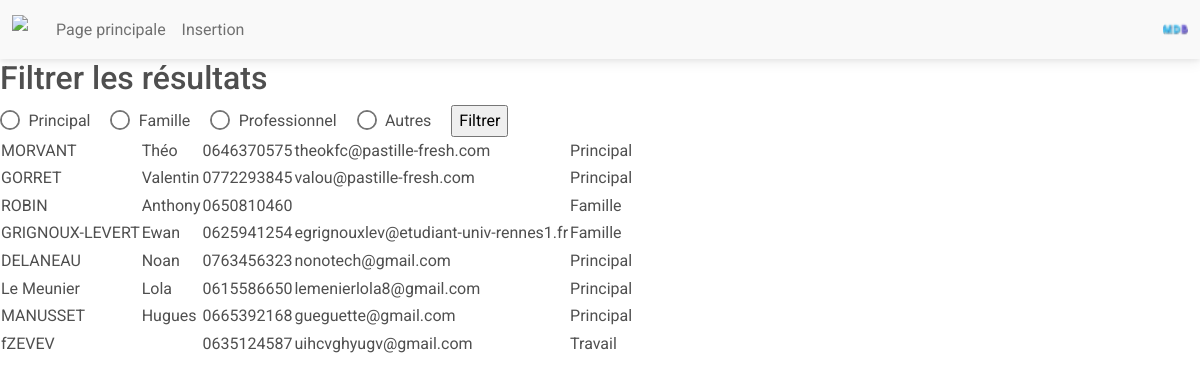
Page / (signed in) on the earlier database version.
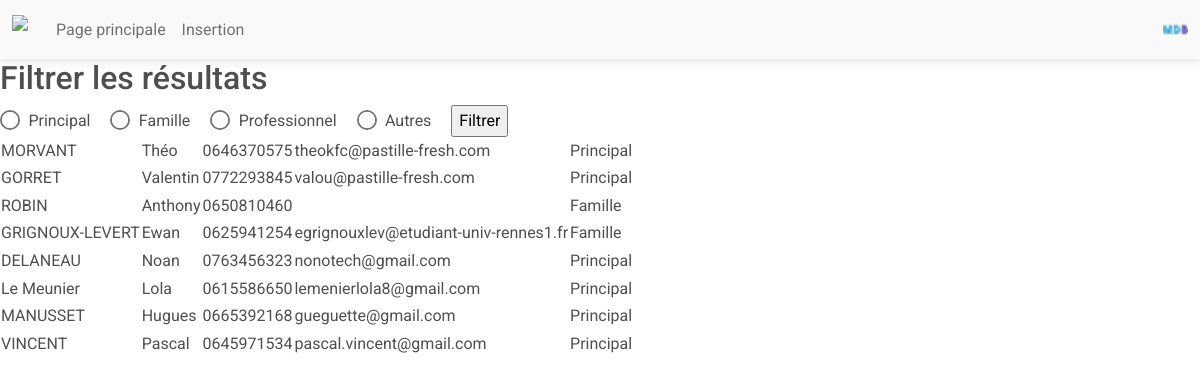
Same page on the later database version.
### tables this page shows
CREATE TABLE "Coordonnees" (
	"id"	INTEGER,
	"nom"	VARCHAR(30) NOT NULL,
	"prenom"	VARCHAR(30) NOT NULL,
	"phoneNumber"	VARCHAR(10),
	"email"	VARCHAR(40) CHECK("email" LIKE '%@%'),
	"idUsers"	INTEGER NOT NULL,
	"groups"	VARCHAR(10) NOT NULL CHECK("groups" IN ('Principal', 'Travail', 'Famille', 'Autre')),
	"socialMedia"	VARCHAR(100),
	PRIMARY KEY("id" AUTOINCREMENT),
	FOREIGN KEY("idUsers") REFERENCES "Users"("id") ON UPDATE CASCADE ON DELETE CASCADE
);

### index.php (the view, shortened to what this page needs)
<!DOCTYPE html>
<html lang="fr">
    <head>
        <link href="http://localhost/WEB2/IUT-Projet-WEB/style.css" rel="stylesheet" type="text/css">
        <link rel="stylesheet" href="https://cdnjs.cloudflare.com/ajax/libs/font-awesome/6.0.0/css/all.min.css%22/%3E">
        <link rel="stylesheet" href="css/mdb.min.css" />
    </head>
    <body>
        <nav class="navbar navbar-expand-lg navbar-light bg-light">
            <div class="container-fluid">
                <div class="collapse navbar-collapse" id="navbarSupportedContent">
                    <a class="navbar-brand mt-2 mt-lg-0">
                        <img src="#" height="30" loading="lazy"/>
                    </a>
                    <ul class="navbar-nav me-auto mb-2 mb-lg-0">
                        <li class="nav-item">
                        <a class="nav-link" href="index.php">Page principale</a>
                        </li>
                        <?php
                            if(isset($_SESSION) && $_SESSION['status']=='admin'){
                                echo '<li class="nav-item">';
                                echo '<a class="nav-link" href="insertion.php">Insertion</a>';
                                echo '</li>';
                            }
                        ?>
                    </ul>
                </div>
                <div class="d-flex align-items-center">
                    <div class="dropdown">
                        <a class="dropdown-toggle d-flex align-items-center hidden-arrow" href="#" id="navbarDropdownMenuAvatar" role="button" data-mdb-toggle="dropdown" aria-expanded="false">
                            <img src="img/mdb-favicon.ico" class="rounded-circle" height="25" alt="Black and White Portrait of a Man" loading="lazy"/>
                        </a>
                    </div>
                </div>
            </div>
        </nav>
        <section>
            <h2>Filtrer les résultats</h2>
            <form action="#" method="GET">
                <div class="form-check form-check-inline">
                    <input class="form-check-input" type="radio" name="inlineRadioOptions" id="inlineRadio1" value="Principal" />
                    <label class="form-check-label" for="inlineRadio1">Principal</label>
                </div>
                <div class="form-check form-check-inline">
                    <input class="form-check-input" type="radio" name="inlineRadioOptions" id="inlineRadio2" value="Famille" />
                    <label class="form-check-label" for="inlineRadio1">Famille</label>
                </div>
                <div class="form-check form-check-inline">
                    <input class="form-check-input" type="radio" name="inlineRadioOptions" id="inlineRadio3" value="Professionnel" />
                    <label class="form-check-label" for="inlineRadio1">Professionnel</label>
                </div>
                <div class="form-check form-check-inline">
                    <input class="form-check-input" type="radio" name="inlineRadioOptions" id="inlineRadio4" value="Autres" />
                    <label class="form-check-label" for="inlineRadio1">Autres</label>
                </div>
                <input type="submit" id='submit' value='Filtrer'>
            </form>
        </section>
        <?php
        $madb = new PDO('sqlite:'.$_SERVER["DOCUMENT_ROOT"]."/WEB2/IUT-Projet-WEB/DB/database.sqlite") ;
        if (!empty($_GET)){
            $groups_filtre= $madb->quote($_GET["inlineRadioOptions"]);
            $query = 'SELECT * FROM Coordonnees WHERE idUsers LIKE '.$_SESSION["id"].' AND groups LIKE '.$groups_filtre.';';
            $result = $madb->query($query);
            $tb = "<tr>";
            while ($row = $result->fetch(PDO::FETCH_ASSOC)) {
                $nom = $row["nom"];
                $prenom = $row["prenom"];
                $phone = $row["phoneNumber"];
                $mail = $row["email"];
                $groups = $row["groups"];
                $tb .= "<td> $nom </td>";
                $tb .= "<td> $prenom </td>";
                $tb .= "<td> $phone </td>";
                $tb .= "<td> $mail </td>";
                $tb .= "<td> $groups </td>";
                $tb .= "</tr>";
            }
        }
        else {
            $query = 'SELECT * FROM Coordonnees WHERE idUsers LIKE '.$_SESSION["id"].' ;';
            $result = $madb->query($query);
            $tb = "<tr>";
            while ($row = $result->fetch(PDO::FETCH_ASSOC)) {
                $nom = $row["nom"];
                $prenom = $row["prenom"];
                $phone = $row["phoneNumber"];
                $mail = $row["email"];
                $groups = $row["groups"];
                $tb .= "<td> $nom </td>";
                $tb .= "<td> $prenom </td>";
                $tb .= "<td> $phone </td>";
                $tb .= "<td> $mail </td>";
                $tb .= "<td> $groups </td>";
                $tb .= "</tr>";
            }
        }
        echo "<table id='index_tab'>".$tb."</table>";
        ?>
    </body>
</html>

Differences in the rows shown:
removed coordonnees: nom "fZEVEV", phoneNumber "0635124587", email "uihcvghyugv@gmail.com", groups "Travail"
added coordonnees: nom "VINCENT", prenom "Pascal", phoneNumber "0645971534", email "pascal.vincent@gmail.com", groups "Principal"
